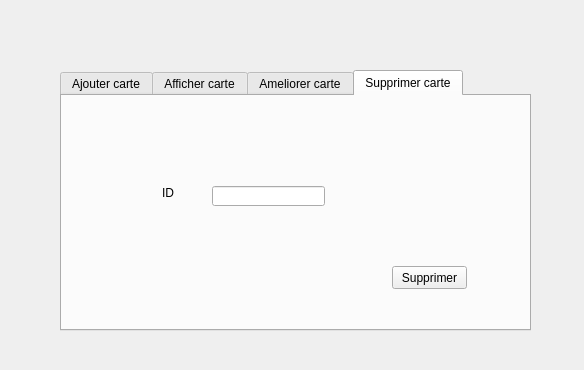
<?xml version="1.0" encoding="UTF-8"?>
<ui version="4.0">
 <class>Dialog</class>
 <widget class="QDialog" name="Dialog">
  <property name="geometry">
   <rect>
    <x>0</x>
    <y>0</y>
    <width>584</width>
    <height>370</height>
   </rect>
  </property>
  <property name="windowTitle">
   <string>Dialog</string>
  </property>
  <widget class="QTabWidget" name="tabWidget">
   <property name="geometry">
    <rect>
     <x>60</x>
     <y>70</y>
     <width>471</width>
     <height>261</height>
    </rect>
   </property>
   <property name="currentIndex">
    <number>3</number>
   </property>
   <widget class="QWidget" name="tab">
    <attribute name="title">
     <string>Ajouter carte</string>
    </attribute>
    <widget class="QGroupBox" name="groupBox">
     <property name="geometry">
      <rect>
       <x>10</x>
       <y>10</y>
       <width>441</width>
       <height>211</height>
      </rect>
     </property>
     <property name="title">
      <string>Ajouter une carte fidelite</string>
     </property>
     <widget class="QLabel" name="label">
      <property name="geometry">
       <rect>
        <x>20</x>
        <y>40</y>
        <width>61</width>
        <height>16</height>
       </rect>
      </property>
      <property name="text">
       <string>Identifiant</string>
      </property>
     </widget>
     <widget class="QLabel" name="label_2">
      <property name="geometry">
       <rect>
        <x>20</x>
        <y>70</y>
        <width>47</width>
        <height>14</height>
       </rect>
      </property>
      <property name="text">
       <string>Type</string>
      </property>
     </widget>
     <widget class="QLabel" name="label_3">
      <property name="geometry">
       <rect>
        <x>20</x>
        <y>100</y>
        <width>71</width>
        <height>16</height>
       </rect>
      </property>
      <property name="text">
       <string>Points fidelite</string>
      </property>
     </widget>
     <widget class="QLabel" name="label_4">
      <property name="geometry">
       <rect>
        <x>20</x>
        <y>130</y>
        <width>91</width>
        <height>16</height>
       </rect>
      </property>
      <property name="text">
       <string>Identifiant client</string>
      </property>
     </widget>
     <widget class="QLineEdit" name="le_id_carte">
      <property name="geometry">
       <rect>
        <x>160</x>
        <y>40</y>
        <width>113</width>
        <height>20</height>
       </rect>
      </property>
     </widget>
     <widget class="QLineEdit" name="le_type_carte">
      <property name="geometry">
       <rect>
        <x>160</x>
        <y>70</y>
        <width>113</width>
        <height>20</height>
       </rect>
      </property>
     </widget>
     <widget class="QLineEdit" name="le_pt_carte">
      <property name="geometry">
       <rect>
        <x>160</x>
        <y>100</y>
        <width>113</width>
        <height>20</height>
       </rect>
      </property>
     </widget>
     <widget class="QLineEdit" name="le_id_client">
      <property name="geometry">
       <rect>
        <x>160</x>
        <y>130</y>
        <width>113</width>
        <height>20</height>
       </rect>
      </property>
     </widget>
     <widget class="QPushButton" name="pb_ajouter_carte">
      <property name="geometry">
       <rect>
        <x>350</x>
        <y>180</y>
        <width>75</width>
        <height>23</height>
       </rect>
      </property>
      <property name="text">
       <string>Ajouter</string>
      </property>
     </widget>
    </widget>
   </widget>
   <widget class="QWidget" name="tab_2">
    <attribute name="title">
     <string>Afficher carte</string>
    </attribute>
    <widget class="QGroupBox" name="groupBox_2">
     <property name="geometry">
      <rect>
       <x>9</x>
       <y>9</y>
       <width>441</width>
       <height>211</height>
      </rect>
     </property>
     <property name="title">
      <string>Liste des cartes fidelite</string>
     </property>
     <widget class="QTableView" name="tab_carte">
      <property name="geometry">
       <rect>
        <x>15</x>
        <y>21</y>
        <width>411</width>
        <height>181</height>
       </rect>
      </property>
     </widget>
    </widget>
   </widget>
   <widget class="QWidget" name="tab_3">
    <attribute name="title">
     <string>Ameliorer carte</string>
    </attribute>
   </widget>
   <widget class="QWidget" name="tab_4">
    <attribute name="title">
     <string>Supprimer carte</string>
    </attribute>
    <widget class="QLabel" name="label_6">
     <property name="geometry">
      <rect>
       <x>100</x>
       <y>90</y>
       <width>47</width>
       <height>14</height>
      </rect>
     </property>
     <property name="text">
      <string>ID</string>
     </property>
    </widget>
    <widget class="QLineEdit" name="le_id_supp_carte">
     <property name="geometry">
      <rect>
       <x>150</x>
       <y>90</y>
       <width>113</width>
       <height>20</height>
      </rect>
     </property>
    </widget>
    <widget class="QPushButton" name="pb_supprimer_carte">
     <property name="geometry">
      <rect>
       <x>330</x>
       <y>170</y>
       <width>75</width>
       <height>23</height>
      </rect>
     </property>
     <property name="text">
      <string>Supprimer</string>
     </property>
    </widget>
   </widget>
  </widget>
 </widget>
 <resources/>
 <connections/>
</ui>
